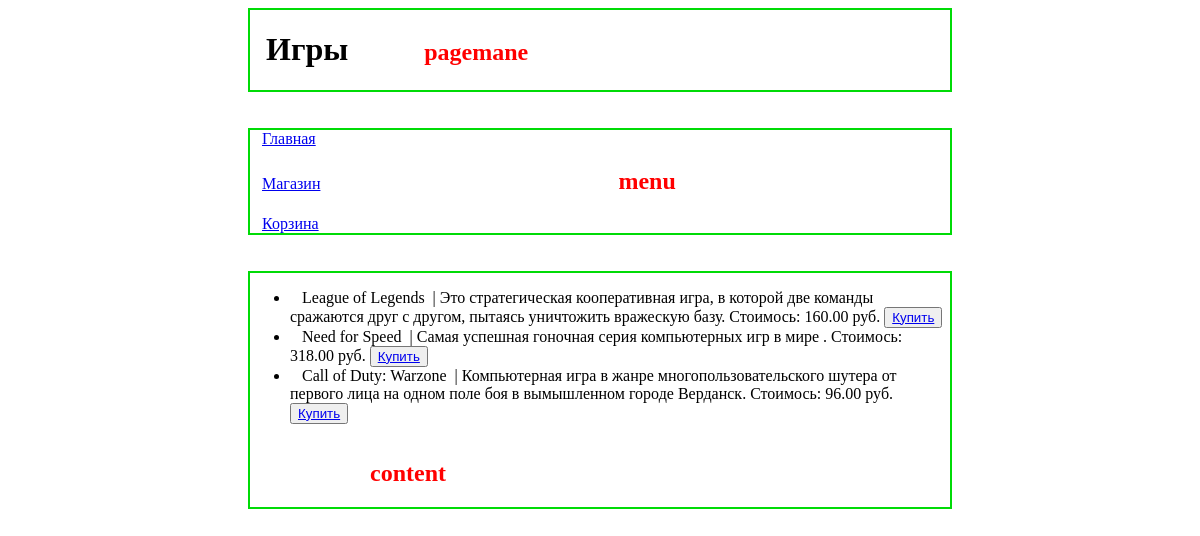
The page /platform/games/ on the database as committed earlier.
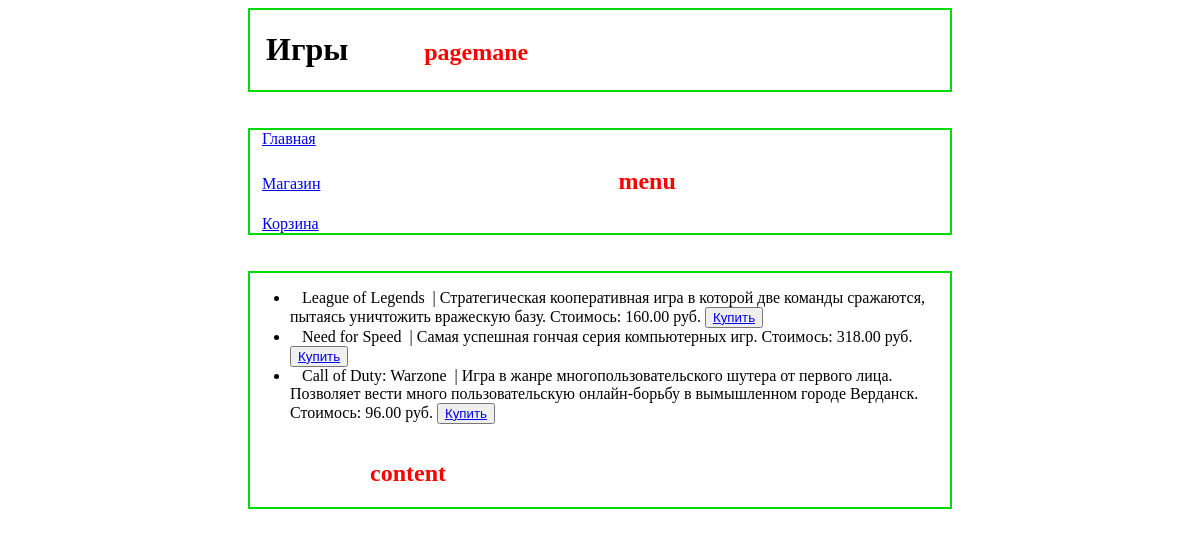
The same page on the database as committed later.
### task1/models.py (models this page shows, shortened)
class Game(models.Model):
    title = models.CharField(max_length=100)
    cost = models.DecimalField(max_digits=8, decimal_places=2)
    size = models.DecimalField(max_digits=10, decimal_places=3)
    description = models.TextField()
    age_limited = models.BooleanField(default=False)
    buyer = models.ManyToManyField(Buyer)

### task1/views.py (the view)
# urls.py: path('platform/games/', task_games),
def task_games(request):
    namepage = 'Игры'
    games = Game.objects.all()
    button_text = 'Купить'
    context = {
      'namepage': namepage,
      'games': games,
      'button_text': button_text
              }
    return render(request, 'fourth_task/games.html', context)

### templates/fourth_task/games.html
{% extends "fourth_task/menu.html" %}
{% block pagemane %}
    {{block.super}}
{% endblock %}
{% block menu %}
    {{block.super}}
{% endblock %}
{% block content %}
    <div style="margin:0 auto; border:2px #00db07 solid; width:700px;">
        <ul style="display:inline-block;">
            {% for gm in games %}
                <li>&ensp;
                    {{ gm.title }}&ensp;| {{ gm.description }}. Стоимось: {{ gm.cost }} руб.
                    <button><a href="#">{{button_text}}</a></button>
                </li>
            {% endfor %}
        </ul>
        <h2 style="display:inline-block; text-align: center; color: #F00;">
                &emsp;&emsp;&emsp;&emsp;&emsp;content
        </h2>
    </div>
{% endblock %}

### templates/fourth_task/menu.html (shortened to what this page needs)
<!DOCTYPE html>
<html lang="en">
<head>
</head>
<body>
    <header>
        {% block pagemane %}
        <div style="margin:0 auto; border:2px #00db07 solid; width:700px;">
            <h1 style="display:inline-block;">&ensp;{{namepage}}</h1>
            <h2 style="display:inline-block;  text-align: center; color: #F00;">
                &emsp;&emsp;&emsp;pagemane
            </h2>
        </div>
        {% endblock %}
    </header>
    <br /><br />
    <nav>
        {% block menu %}
        <div style="margin:0 auto; border:2px #00db07 solid; width:700px;">
            &ensp; <a href="/platform/"> Главная</a><br>
            &ensp; <a style="display:inline-block;" href="/platform/games/"> Магазин</a>
            <h2 style="display:inline-block; text-align: center; color:#F00;">
                    &emsp;&emsp;&emsp;&emsp;&emsp;&emsp;
                    &emsp;&emsp;&emsp;&emsp;&emsp;&emsp;menu
            </h2><br>
            &ensp; <a href="/platform/cart/">Корзина</a>
        </div>
        {% endblock menu %}
    </nav>
    <br /><br />
    <main>
        {% block content %}{% endblock content %}
    </main>
</body>
</html>

Rows that differ between the two databases and show on the page:
changed Game "League of Legends": description "Это стратегическая кооперативная игра, в которой две команды сражаются друг с другом, пытаясь уничтожить вражескую базу" → "Стратегическая кооперативная игра в которой две команды сражаются, пытаясь уничтожить вражескую базу"
changed Game "Need for Speed": description "Самая успешная гоночная серия компьютерных игр в мире" → "Самая успешная гончая серия компьютерных игр"
changed Game "Call of Duty: Warzone": description "Компьютерная игра в жанре многопользовательского шутера от первого лица на одном поле боя в вымышленном городе Верданск" → "Игра в жанре многопользовательского шутера от первого лица. Позволяет вести много пользовательскую онлайн-борьбу в вымышленном городе Верданск"
